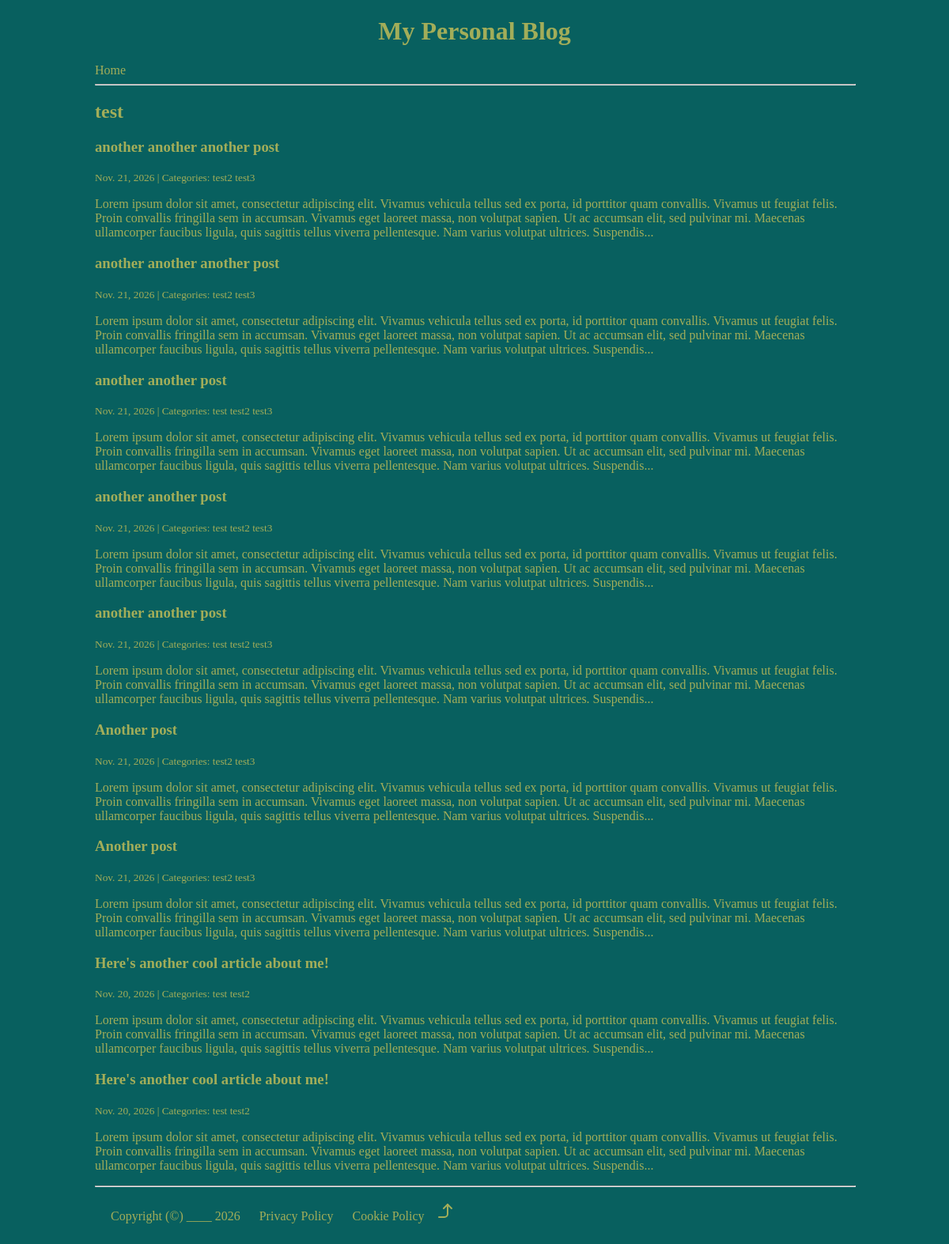
/category/test/, run on the app's committed database.
### blogApp/models.py (models this page shows, shortened)
class Category(models.Model):
    name = models.CharField(max_length=30)
    class Meta:
        verbose_name_plural = "categories"

class Post(models.Model):
    title = models.CharField(max_length=225)
    body = models.TextField()
    created_on = models.DateTimeField(auto_now_add=True)
    last_modified = models.DateTimeField(auto_now=True)
    categories = models.ManyToManyField("Category", related_name="posts")

### blogApp/views.py (the view)
# urls.py: path("category/<category>/", views.blog_category, name="blog_category"),
def blog_category(request, category):
    posts = Post.objects.filter(
        categories__name__contains=category
    ).order_by("-created_on")
    context = {
        "category": category,
        "posts": posts,
    }
    return render(request, "blogApp/category.html", context)

### blogApp/templates/blogApp/category.html
{% extends "blogApp/index.html" %}
{% block page_title %}
    <h2>{{ category }}</h2>
{% endblock page_title %}
{% block page_content %}
    {% block posts %}
        {% for post in posts %}
            <h3><a href="{% url 'blog_detail' post.pk%}">{{ post.title }}</a></h3>
            <small>
                {{ post.created_on.date }} | Categories:
                {% for category in post.categories.all %}
                    <a href="{% url 'blog_category' category.name %}">
                        {{ category.name }}
                    </a>
                {% endfor %}
            </small>
            <p>{{ post.body | slice:":400"}}...</p>
        {% endfor %}
    {% endblock posts %}
{% endblock page_content %}

### blogApp/templates/blogApp/index.html (shortened to what this page needs)
{% extends "base.html" %}

### templates/base.html (shortened to what this page needs)
{% load static %}
<!DOCTYPE html>
<html lang="en" id="top">
    <head>
        <link rel="stylesheet" href="{% static 'blogApp/styles.css' %}">
        <link rel="stylesheet" href="https://unpkg.com/lenis@1.3.27/dist/lenis.css">
    </head>
    <body>
        <header>
            <h1>My Personal Blog</h1>
            <nav>
                <a href="{% url "blog_index" %}">Home</a>
                <hr>
            </nav>
        </header>
        <main>
            {% block page_title %}{% endblock page_title %}
            {% block page_content %}{% endblock page_content %}
        </main>
        <footer>
            <hr>
            <div class="footer-bottom">
                <p>Copyright (©) ____ 2026</p>
                <p><a href="#">Privacy Policy</a></p>
                <p><a href="#"> Cookie Policy</a></p>
                <a href="#top" class="exclude"><img class="to-top" src="{% static 'blogApp/up-arrow.svg'%}" alt="up arrow"></a>
            </div>
        </footer>
    </body>
</html>

### blogApp/static/blogApp/styles.css (style rules this page uses)
:root { --stormy-teal: #08605fff; --teal: #177e89ff; --deep-teal: #598381ff; --palm-leaf: #8e936dff; --palm-leaf-bright: rgb(202, 212, 136); --muted-olive: #a2ad59ff; }
html { background-color: var(--stormy-teal); color: var(--muted-olive); }
body { margin: auto; width: 80vw; }
hr { width: 80vw; }
header h1 { text-align: center; justify-content: center; align-content: center; }
a:not(.exclude), a:not(.exclude):link { color: var(--palm-leaf); text-decoration: none; position: relative; white-space: nowrap; color: var(--color-text); padding: 0; transition: transform 0.3s cubic-bezier(0.5, 0.5, 0.3, 1); }
a:not(.exclude)::before { position: absolute; width: 100%; height: 1px; margin-top: 0.5px; background: currentColor; top: 90%; left: 0; pointer-events: none; content: ''; transform-origin: 100% 50%; transform: scale3d(0, 1, 1); transition: transform 0.3s cubic-bezier(0.5, 0.5, 0.3, 1); }
nav { position: sticky; top: 20px; }
footer { margin: 0px 0px 2.5vh 0px; }

### data on the page
Category: name "test"
Post: title "another another another post", created_on "Nov. 21, 2026", body "Lorem ipsum dolor sit amet, consectetur adipiscing elit. Vivamus vehicula tellus sed ex porta, id porttitor quam convallis. Vivamus ut feugiat felis. Proin convallis fringilla sem in accumsan. Vivamus eget laoreet massa, non volutpat sapien. Ut ac accumsan elit, sed pulvinar mi. Maecenas ullamcorper faucibus ligula, quis sagittis tellus viverra pellentesque. Nam varius volutpat ultrices. Suspendis"
Category: name "test2"
Category: name "test3"
Post: title "another another post", created_on "Nov. 21, 2026", body "Lorem ipsum dolor sit amet, consectetur adipiscing elit. Vivamus vehicula tellus sed ex porta, id porttitor quam convallis. Vivamus ut feugiat felis. Proin convallis fringilla sem in accumsan. Vivamus eget laoreet massa, non volutpat sapien. Ut ac accumsan elit, sed pulvinar mi. Maecenas ullamcorper faucibus ligula, quis sagittis tellus viverra pellentesque. Nam varius volutpat ultrices. Suspendis"
Post: title "Another post", created_on "Nov. 21, 2026", body "Lorem ipsum dolor sit amet, consectetur adipiscing elit. Vivamus vehicula tellus sed ex porta, id porttitor quam convallis. Vivamus ut feugiat felis. Proin convallis fringilla sem in accumsan. Vivamus eget laoreet massa, non volutpat sapien. Ut ac accumsan elit, sed pulvinar mi. Maecenas ullamcorper faucibus ligula, quis sagittis tellus viverra pellentesque. Nam varius volutpat ultrices. Suspendis"
Post: title "Here's another cool article about me!", created_on "Nov. 20, 2026", body "Lorem ipsum dolor sit amet, consectetur adipiscing elit. Vivamus vehicula tellus sed ex porta, id porttitor quam convallis. Vivamus ut feugiat felis. Proin convallis fringilla sem in accumsan. Vivamus eget laoreet massa, non volutpat sapien. Ut ac accumsan elit, sed pulvinar mi. Maecenas ullamcorper faucibus ligula, quis sagittis tellus viverra pellentesque. Nam varius volutpat ultrices. Suspendis"
